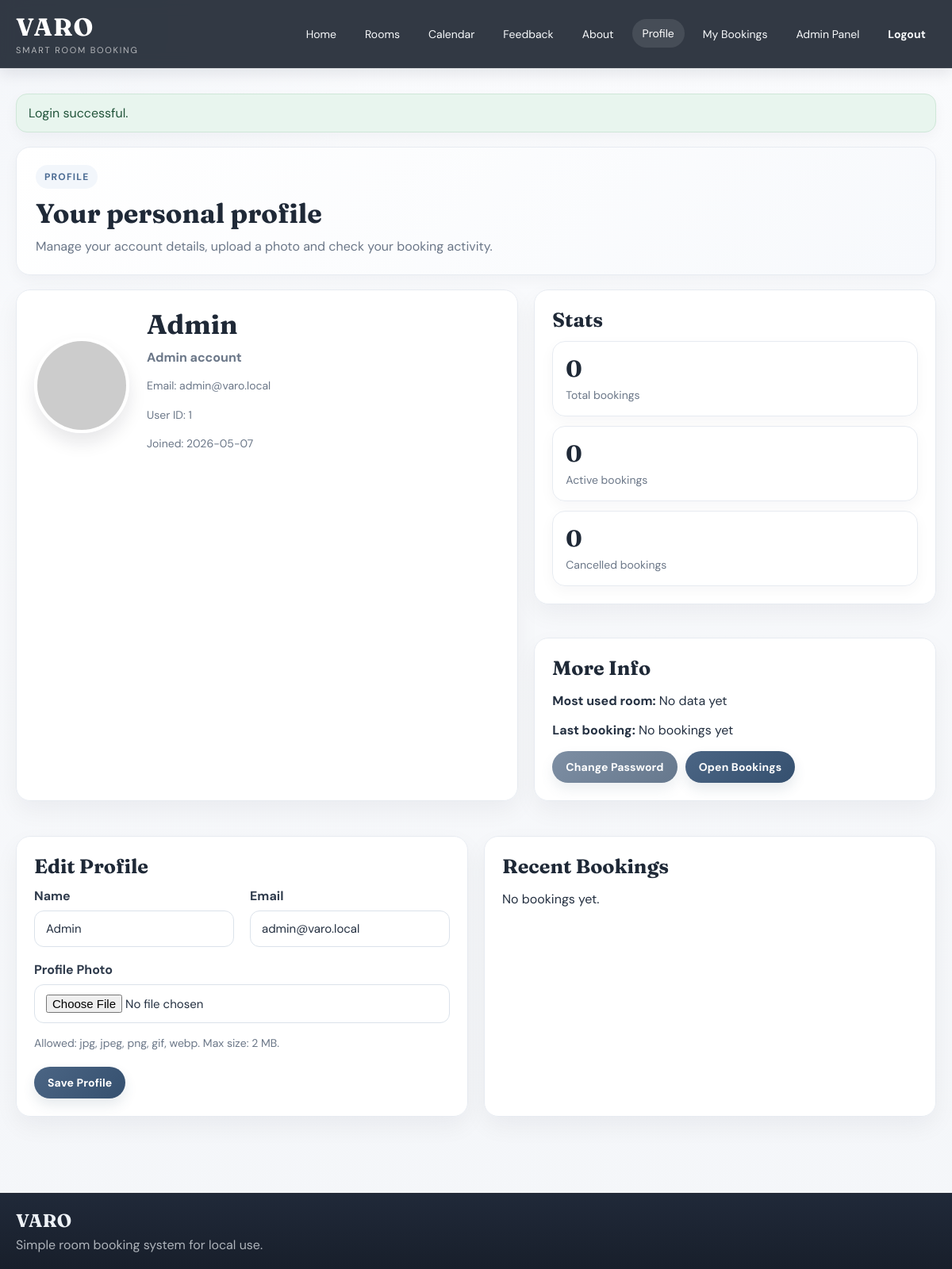
The app's page /profile.php (signed in) with its own data.
### tables this page shows
CREATE TABLE users (
    id INT AUTO_INCREMENT PRIMARY KEY,
    name VARCHAR(100) NOT NULL,
    email VARCHAR(120) NOT NULL UNIQUE,
    password VARCHAR(255) NOT NULL,
    role ENUM('user', 'admin') NOT NULL DEFAULT 'user',
    avatar_url VARCHAR(255) DEFAULT NULL,
    created_at TIMESTAMP DEFAULT CURRENT_TIMESTAMP
);

### config.php (called while the page is built, shortened)
<?php
function e($text)
{
    return htmlspecialchars((string)$text, ENT_QUOTES, 'UTF-8');
}

### profile.php (the view, shortened to what this page needs)
<?php
require_once 'auth.php';
$user_id = $_SESSION['user']['id'];
$sql = "SELECT * FROM users WHERE id = ?";
$stmt = $conn->prepare($sql);
$stmt->execute([$user_id]);
$user = $stmt->fetch();
$name = $user['name'];
$email = $user['email'];
$sql = "SELECT COUNT(*) FROM bookings WHERE user_id = ?";
$stmt = $conn->prepare($sql);
$stmt->execute([$user_id]);
$total_bookings = (int)$stmt->fetchColumn();
$sql = "SELECT COUNT(*) FROM bookings WHERE user_id = ? AND status = 'active'";
$stmt = $conn->prepare($sql);
$stmt->execute([$user_id]);
$active_bookings = (int)$stmt->fetchColumn();
$sql = "SELECT COUNT(*) FROM bookings WHERE user_id = ? AND status = 'cancelled'";
$stmt = $conn->prepare($sql);
$stmt->execute([$user_id]);
$cancelled_bookings = (int)$stmt->fetchColumn();
$sql = "SELECT rooms.name, COUNT(*) AS total_count
        FROM bookings
        INNER JOIN rooms ON bookings.room_id = rooms.id
        WHERE bookings.user_id = ?
        GROUP BY bookings.room_id, rooms.name
        ORDER BY total_count DESC
        LIMIT 1";
$stmt = $conn->prepare($sql);
$stmt->execute([$user_id]);
$top_room = $stmt->fetch();
$sql = "SELECT booking_date, start_time, end_time
        FROM bookings
        WHERE user_id = ?
        ORDER BY booking_date DESC, start_time DESC
        LIMIT 1";
$stmt = $conn->prepare($sql);
$stmt->execute([$user_id]);
$last_booking = $stmt->fetch();
$sql = "SELECT bookings.*, rooms.name AS room_name
        FROM bookings
        INNER JOIN rooms ON bookings.room_id = rooms.id
        WHERE bookings.user_id = ?
        ORDER BY bookings.booking_date DESC, bookings.start_time DESC
        LIMIT 5";
$stmt = $conn->prepare($sql);
$stmt->execute([$user_id]);
$recent_bookings = $stmt->fetchAll();
$avatar_text = strtoupper(substr($user['name'], 0, 1));
include 'header.php';
?>
<div class="page-intro fade-card">
    <span class="section-tag">Profile</span>
    <h1>Your personal profile</h1>
    <p>Manage your account details, upload a photo and check your booking activity.</p>
</div>
<div class="profile-layout">
    <div class="card glass-card profile-card fade-card">
        <div class="profile-top">
            <?php if (!empty($user['avatar_url'])): ?>
                <img src="<?php echo e($user['avatar_url']); ?>" alt="Profile Photo" class="profile-avatar">
            <?php else: ?>
                <div class="profile-avatar profile-avatar-placeholder"><?php echo e($avatar_text); ?></div>
            <?php endif; ?>
            <div>
                <h1><?php echo e($user['name']); ?></h1>
                <p class="profile-role"><?php echo e(ucfirst($user['role'])); ?> account</p>
                <p class="small-text">Email: <?php echo e($user['email']); ?></p>
                <p class="small-text">User ID: <?php echo e($user['id']); ?></p>
                <p class="small-text">Joined: <?php echo e(date('Y-m-d', strtotime($user['created_at']))); ?></p>
            </div>
        </div>
    </div>
    <div class="profile-side">
        <div class="card glass-card fade-card delay-1">
            <h2>Stats</h2>
            <div class="profile-stats">
                <div class="mini-card">
                    <strong><?php echo e($total_bookings); ?></strong>
                    <span>Total bookings</span>
                </div>
                <div class="mini-card">
                    <strong><?php echo e($active_bookings); ?></strong>
                    <span>Active bookings</span>
                </div>
                <div class="mini-card">
                    <strong><?php echo e($cancelled_bookings); ?></strong>
                    <span>Cancelled bookings</span>
                </div>
            </div>
        </div>
        <div class="card glass-card fade-card delay-2">
            <h2>More Info</h2>
            <p><strong>Most used room:</strong> <?php echo e($top_room['name'] ?? 'No data yet'); ?></p>
            <p><strong>Last booking:</strong>
                <?php if ($last_booking): ?>
                    <?php echo e($last_booking['booking_date']); ?>,
                    <?php echo e(substr($last_booking['start_time'], 0, 5)); ?> - <?php echo e(substr($last_booking['end_time'], 0, 5)); ?>
                <?php else: ?>
                    No bookings yet
                <?php endif; ?>
            </p>
            <div class="actions" style="margin-top: 16px;">
                <a href="change_password.php" class="btn btn-secondary">Change Password</a>
                <a href="my_bookings.php" class="btn">Open Bookings</a>
            </div>
        </div>
    </div>
</div>
<div class="grid-two">
    <div class="card glass-card fade-card delay-3">
        <h2>Edit Profile</h2>
        <form method="post" enctype="multipart/form-data">
            <div class="grid-two">
                <div class="form-group">
                    <label for="name">Name</label>
                    <input type="text" id="name" name="name" value="<?php echo e($name); ?>">
                </div>
                <div class="form-group">
                    <label for="email">Email</label>
                    <input type="email" id="email" name="email" value="<?php echo e($email); ?>">
                </div>
            </div>
            <div class="form-group">
                <label for="avatar">Profile Photo</label>
                <input type="file" id="avatar" name="avatar" accept=".jpg,.jpeg,.png,.gif,.webp,image/*">
                <p class="small-text">Allowed: jpg, jpeg, png, gif, webp. Max size: 2 MB.</p>
            </div>
            <button type="submit">Save Profile</button>
        </form>
    </div>
    <div class="card glass-card fade-card delay-3">
        <h2>Recent Bookings</h2>
        <?php if ($recent_bookings): ?>
            <div class="recent-bookings">
                <?php foreach ($recent_bookings as $row): ?>
                    <?php $status_data = get_booking_status_data($row['booking_date'], $row['end_time'], $row['status']); ?>
                    <div class="recent-booking-item">
                        <div>
                            <strong><?php echo e($row['room_name']); ?></strong>
                            <p class="small-text"><?php echo e($row['booking_date']); ?> | <?php echo e(substr($row['start_time'], 0, 5)); ?> - <?php echo e(substr($row['end_time'], 0, 5)); ?></p>
                        </div>
                        <span class="status-pill <?php echo e($status_data['class']); ?>">
                            <?php echo e($status_data['label']); ?>
                        </span>
                    </div>
                <?php endforeach; ?>
            </div>
        <?php else: ?>
            <p>No bookings yet.</p>
        <?php endif; ?>
    </div>
</div>
<?php include 'footer.php'; ?>

### style.css (style rules this page uses)
* { box-sizing: border-box; }
body { margin: 0; font-family: 'DM Sans', sans-serif; background: radial-gradient(circle at top left, rgba(127, 155, 189, 0.05), transparent 24%), linear-gradient(180deg, #fafbfd 0%, #f4f6f9 100%); color: var(--text-main); }
a { color: var(--brand); text-decoration: none; }
.mini-card { padding: 16px; background: rgba(255, 255, 255, 0.92); border: 1px solid var(--line); border-radius: 16px; box-shadow: var(--shadow-soft); }
.mini-card strong { display: block; margin-bottom: 5px; font-family: 'Fraunces', serif; font-size: 29px; color: #1f2937; }
.mini-card span { color: var(--text-soft); font-size: 14px; }
.page-intro { margin-bottom: 18px; padding: 22px 24px; border-radius: 18px; background: linear-gradient(135deg, #ffffff, #f7f9fc); border: 1px solid var(--line); box-shadow: var(--shadow-soft); }
.page-intro h1 { margin: 10px 0 8px; font-family: 'Fraunces', serif; font-size: 34px; color: #1f2937; }
.page-intro p { margin: 0; color: var(--text-soft); max-width: 720px; line-height: 1.65; }
.section-tag { display: inline-flex; align-items: center; padding: 7px 11px; border-radius: 999px; background: var(--accent-light); color: var(--brand); font-size: 12px; font-weight: 700; letter-spacing: 0.1em; text-transform: uppercase; }
.card, .glass-card { background: var(--panel); border: 1px solid var(--line); border-radius: 18px; padding: 22px; margin-bottom: 22px; box-shadow: var(--shadow-card); }
.card h1, .card h2, .card h3 { margin-top: 0; font-family: 'Fraunces', serif; color: #1f2937; }
.card h2 { margin-bottom: 12px; font-size: 25px; }
.grid-two { display: grid; grid-template-columns: 1fr 1fr; gap: 20px; }
.profile-layout { display: grid; grid-template-columns: 1.25fr 1fr; gap: 20px; margin-bottom: 22px; }
.profile-side { display: grid; gap: 20px; }
.profile-top { display: flex; align-items: center; gap: 22px; }
.profile-top h1 { margin: 0 0 10px; font-family: 'Fraunces', serif; font-size: 34px; }
.profile-avatar { width: 120px; height: 120px; border-radius: 50%; object-fit: cover; border: 4px solid #ffffff; box-shadow: 0 12px 22px rgba(15, 23, 42, 0.1); }
.profile-role { margin: 0 0 10px; color: var(--text-soft); font-weight: 700; }
.profile-stats { display: grid; gap: 12px; }
.fade-card { animation: fadeUp 0.65s ease both; }
.delay-1 { animation-delay: 0.1s; }
.delay-2 { animation-delay: 0.2s; }
.delay-3 { animation-delay: 0.3s; }
.form-group { margin-bottom: 18px; }
label { display: block; margin-bottom: 8px; font-weight: 700; color: #2f3b4c; }
input[type="text"], input[type="email"], input[type="password"], input[type="date"], input[type="time"], input[type="number"], input[type="file"], textarea, select { width: 100%; padding: 12px 14px; border: 1px solid var(--line-strong); border-radius: 12px; font-family: inherit; font-size: 15px; color: var(--text-main); background: #ffffff; transition: border-color 0.2s ease, box-shadow 0.2s ease; }
.btn, button { display: inline-flex; align-items: center; justify-content: center; gap: 8px; padding: 11px 17px; border: none; border-radius: 999px; cursor: pointer; font-family: inherit; font-size: 14px; font-weight: 700; letter-spacing: 0.01em; color: #ffffff; background: linear-gradient(135deg, #4b6584 0%, #35506f 100%); box-shadow: 0 8px 16px rgba(53, 80, 111, 0.12); transition: transform 0.2s ease, box-shadow 0.2s ease, filter 0.2s ease; }
.btn-secondary { background: linear-gradient(135deg, #7d8ea3 0%, #66788d 100%); box-shadow: 0 8px 16px rgba(102, 120, 141, 0.12); }
.actions { display: flex; flex-wrap: wrap; gap: 10px; }
.small-text { color: var(--text-soft); font-size: 14px; line-height: 1.6; }

### records on screen
users: name "Admin", role "Admin", email "admin@varo.local", id "1", created_at "2026-05-07"

### other values on screen
$message['text'] "Login successful."
$total_bookings "0"
$active_bookings "0"
$cancelled_bookings "0"
$top_room['name'] "No data yet"
